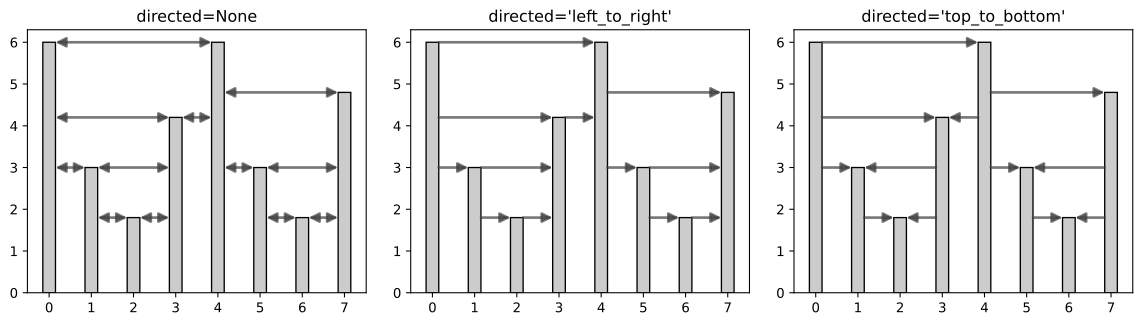

This figure's Python source:
from plot_graph_demo import plot_graph_demo

# ~~
from ts2vg import HorizontalVG
import matplotlib.pyplot as plt

ts = [6.0, 3.0, 1.8, 4.2, 6.0, 3.0, 1.8, 4.8]

direction_options = [
    None,
    "left_to_right",
    "top_to_bottom",
]

fig, axs = plt.subplots(ncols=3, figsize=(12, 3.5))

for d, ax in zip(direction_options, axs.flat):
    g = HorizontalVG(directed=d).build(ts)
    plot_graph_demo(g, ax=ax, title=f"directed={repr(d)}", arrow_heads=True)
